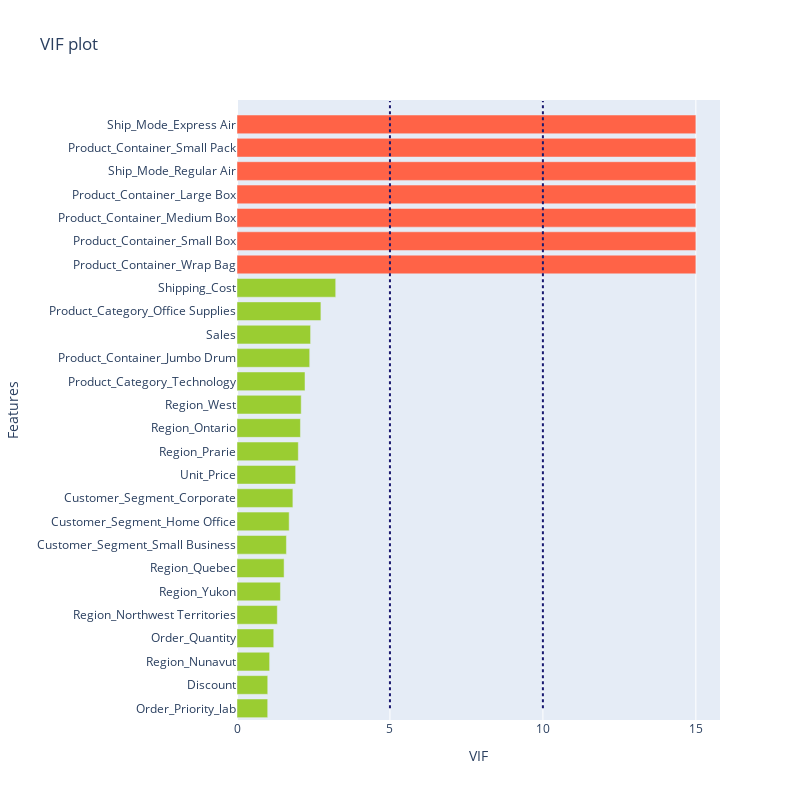

Source (notebook cell):
### Markdown cell above
### Feature selection
#### Multi colinearity check

### Code cell
def multi_collinear(x_train_processed):
    truncate_value=15
    exog_df=x_train_processed.loc[:,x_train_processed.columns!=target_var]
    exog_df=x_train_processed.copy()
    
    exog_df=add_constant(exog_df)
    vifs=pd.Series([1/(1.-OLS(exog_df[col].values,
                              exog_df.loc[:,exog_df.columns!=col].values).fit().rsquared) for col in exog_df],
                   index=exog_df.columns,
                   name='VIF')
    
    vifs=pd.DataFrame(vifs)
    vifs.drop('const',axis=0,inplace=True)
    vifs=vifs['VIF'].where(vifs['VIF']<=truncate_value,truncate_value)
    vifs=pd.DataFrame(vifs)
    vifs_df=vifs.sort_values(by=['VIF'],ascending=True)
    
    vifs_df['colors']=np.where(vifs_df.VIF<=5,'yellowgreen',
                                 np.where((vifs_df.VIF>5) & (vifs_df.VIF<=10),'steelblue','tomato'))
    
    Layout=go.Layout(title="VIF plot", xaxis=dict(title='VIF'),yaxis=dict(title='Features'))
    fig=go.Figure(go.Bar(x=vifs_df.VIF,y=vifs_df.index.tolist(),
                         orientation='h',marker_color=vifs_df['colors']),layout=Layout)
    fig.add_shape(type="line",x0=5,y0=0,x1=5,y1=len(vifs_df.index.tolist()),
                  line=dict(color="midnightblue",width=2,dash="dot"))
    fig.add_shape(type="line",x0=10,y0=0,x1=10,y1=len(vifs_df.index.tolist()),
                  line=dict(color="midnightblue",width=2,dash="dot"))
    
    fig.update_layout(width=800,height=800)
    fig.show(config={'displaylogo':False})
    return vifs

vifs=multi_collinear(x_train)


def multi_col_vars(vifs):
    multicorr_vars=vifs['VIF'].loc[lambda x:x>=10].index.tolist()
    col_to_drop=multicorr_vars
    
    if col_to_drop==[]:
        #clear_output()
        print("No columns were dropped")
    else:
        #clear_output()
        x_train.drop(col_to_drop,axis=1,inplace=True)
        display(Markdown('Successfully dropped:{}'.format(",".join(col_to_drop))))
        
        display(x_train.dtypes)
    return x_train


x_train=multi_col_vars(vifs)

### Figure 1 — Plotly figure (JSON) as saved in the notebook; plotly's stock layout.template omitted (floating-point values rounded to 4 significant figures)
{"data": [{"marker": {"color": ["yellowgreen", "yellowgreen", "yellowgreen", "yellowgreen", "yellowgreen", "yellowgreen", "yellowgreen", "yellowgreen", "yellowgreen", "yellowgreen", "yellowgreen", "yellowgreen", "yellowgreen", "yellowgreen", "yellowgreen", "yellowgreen", "yellowgreen", "yellowgreen", "yellowgreen", "tomato", "tomato", "tomato", "tomato", "tomato", "tomato", "tomato"]}, "orientation": "h", "type": "bar", "x": [1.004, 1.005, 1.066, 1.201, 1.318, 1.42, 1.539, 1.615, 1.705, 1.827, 1.917, 2.004, 2.074, 2.099, 2.223, 2.376, 2.405, 2.743, 3.226, 15, 15, 15, 15, 15, 15, 15], "y": ["Order_Priority_lab", "Discount", "Region_Nunavut", "Order_Quantity", "Region_Northwest Territories", "Region_Yukon", "Region_Quebec", "Customer_Segment_Small Business", "Customer_Segment_Home Office", "Customer_Segment_Corporate", "Unit_Price", "Region_Prarie", "Region_Ontario", "Region_West", "Product_Category_Technology", "Product_Container_Jumbo Drum", "Sales", "Product_Category_Office Supplies", "Shipping_Cost", "Product_Container_Wrap Bag", "Product_Container_Small Box", "Product_Container_Medium Box", "Product_Container_Large Box", "Ship_Mode_Regular Air", "Product_Container_Small Pack", "Ship_Mode_Express Air"]}], "layout": {"height": 800, "shapes": [{"line": {"color": "midnightblue", "dash": "dot", "width": 2}, "type": "line", "x0": 5, "x1": 5, "y0": 0, "y1": 26}, {"line": {"color": "midnightblue", "dash": "dot", "width": 2}, "type": "line", "x0": 10, "x1": 10, "y0": 0, "y1": 26}], "title": {"text": "VIF plot"}, "width": 800, "xaxis": {"title": {"text": "VIF"}}, "yaxis": {"title": {"text": "Features"}}}}
